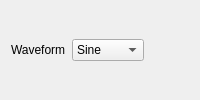
                            <widget class="QWidget" name="widget_16" native="true">
                             <property name="minimumSize">
                              <size>
                               <width>0</width>
                               <height>0</height>
                              </size>
                             </property>
                             <layout class="QGridLayout" name="gridLayout_27">
                              <item row="0" column="0">
                               <widget class="QLabel" name="label_151">
                                <property name="text">
                                 <string>Waveform</string>
                                </property>
                               </widget>
                              </item>
                              <item row="0" column="1">
                               <widget class="QComboBox" name="comboBox_19">
                                <item>
                                 <property name="text">
                                  <string>Sine</string>
                                 </property>
                                </item>
                                <item>
                                 <property name="text">
                                  <string>Square</string>
                                 </property>
                                </item>
                                <item>
                                 <property name="text">
                                  <string>Pulse</string>
                                 </property>
                                </item>
                                <item>
                                 <property name="text">
                                  <string>Custom</string>
                                 </property>
                                </item>
                               </widget>
                              </item>
                              <item row="0" column="2">
                               <widget class="QWidget" name="widget_19" native="true"/>
                              </item>
                             </layout>
                            </widget>
